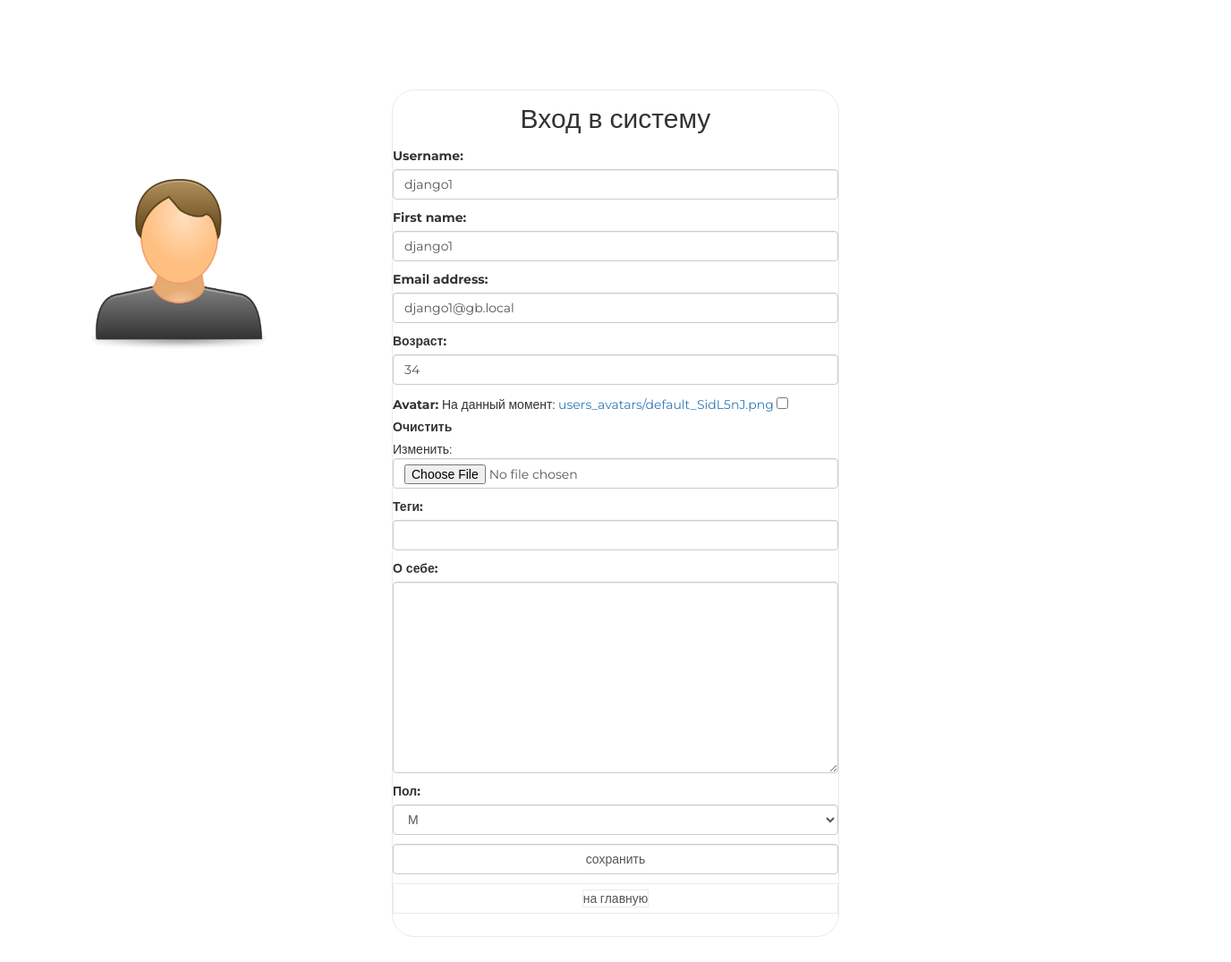
/auth/edit/ (signed in), run on the app's committed database.
### authapp/models.py (models this page shows, shortened)
class ShopUser(AbstractUser):
    avatar = models.ImageField(upload_to='users_avatars', blank=True)
    age = models.PositiveSmallIntegerField(verbose_name='возраст', default=18)
    activation_key = models.CharField(max_length=128, blank=True)
    activation_key_expires = models.DateTimeField(auto_now_add=True, blank=True, null=True)

### authapp/views.py (the view)
# urls.py: path('edit/', authapp.edit, name='edit'),
def edit(request):
    title = 'редактирование'
    if request.method == 'POST':
        edit_form = ShopUserEditForm(request.POST, request.FILES, instance=request.user)
        profile_form = ShopUserProfileEditForm(request.POST, instance=request.user.shopuserprofile)
        if edit_form.is_valid() and profile_form.is_valid():
            edit_form.save()
            return HttpResponseRedirect(reverse('auth:edit'))
    else:
        edit_form = ShopUserEditForm(instance=request.user)
        profile_form = ShopUserProfileEditForm(instance=request.user.shopuserprofile)
    content = {
        'title': title,
        'edit_form': edit_form,
        'profile_form': profile_form
    }
    return render(request, 'authapp/edit.html', content)

### authapp/forms.py (shortened to what this page needs)
class ShopUserEditForm(UserChangeForm):
    class Meta:
        model = ShopUser
        fields = ('username', 'first_name', 'email', 'age', 'avatar', 'password')
    def __init__(self, *args, **kwargs):
        super().__init__(*args, **kwargs)
        for field_name, field in self.fields.items():
            field.widget.attrs['class'] = 'form-control'
            field.help_text = ''
            if field_name == 'password':
                field.widget = forms.HiddenInput()

class ShopUserProfileEditForm(forms.ModelForm):
    class Meta:
        model = ShopUserProfile
        fields = ('tag_line', 'about_me', 'gender')
    def __init__(self, *args, **kwargs):
        super().__init__(*args, **kwargs)
        for field_name, field in self.fields.items():
            field.widget.attrs['class'] = 'form-control'
            field.help_text = ''

### basketapp/models.py (called while the page is built)
    @staticmethod
    def get_items(user):
        return user.basket.select_related().order_by('product__category')

### mainapp/context_processors.py (called while the page is built)
def basket(request):
    basket_list = []
    if request.user.is_authenticated:
        basket_list = Basket.get_items(request.user)
    return {
        'basket': basket_list
    }

### authapp/templates/authapp/edit.html (shortened to what this page needs)
{% extends 'authapp/base.html' %}
{% load static %}
{% block content %}
    <form class="form-horizontal" action="{% url 'auth:edit' %}" method="post"
          enctype="multipart/form-data">
        {{ edit_form.as_p }}
        {{ profile_form.as_p }}
        <input class="form-control" type="submit" value="сохранить">
    </form>
    <button class="btn btn-link form-control last">
        <a href="{% url 'main' %}">
            на главную
        </a>
    </button>
    <div class="user_avatar">
        <img src="/media/{{ user.avatar }}">
    </div>
{% endblock %}

### static/css/style.css (style rules this page uses)
* { margin: 0; padding: 0; }
button.last { margin-bottom: 10px; }
body { font-family: 'Montserrat', sans-serif; }
html, body { height: 100%; }
.login .form-control[type="submit"] { margin: 10px auto; }
.login button { border: 1px solid #eaeaea; margin-bottom: 10px; text-decoration: none; display: block; width: 100%; }
.login button.last { margin-bottom: 25px; }
.login button a, .login button a:hover { border: 1px solid #eaeaea; color: #555; text-decoration: none; }
.login form { margin-bottom: 10px; }
.login div.user_avatar { position: fixed; left: 100px; top: 200px; }
.user_avatar img { width: 200px; border-radius: 25px; }

### data on the page
ShopUser: username "django1", first_name "django1", email "django1@gb.local", age "34", avatar (placeholder picture)
